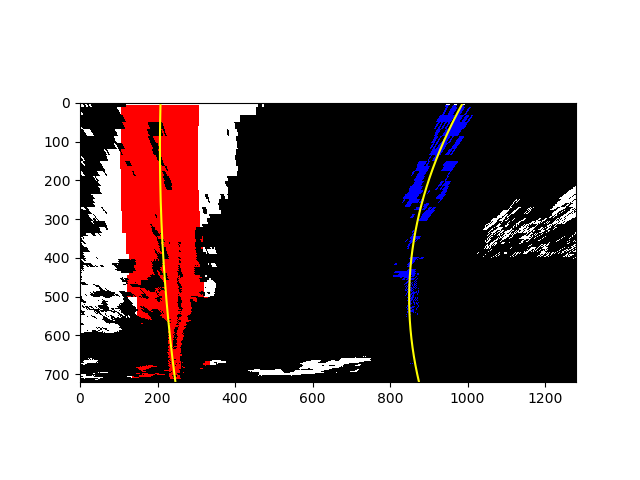
#> input picture lines_drawn.png, 640 x 480 px
$ python -i threshold.py   (imports and definitions only)   (older library calls are emulated)
#> lines starting #> are read from the running program, lines starting #| are printed output that depends on the picture
import cv2
import numpy as np


def sobel_abs_threshold(img, direction='x', sobel_kernel=3, thresh=(0, 255)):
    # 1) Convert to grayscale assumes RGB input
    hls = cv2.cvtColor(img, cv2.COLOR_RGB2HLS)
    gray = hls[:, :, 2]
    # 2) Take the derivative in x or y given direction = 'x' or 'y'
    if direction == 'x':
        sobel = cv2.Sobel(gray, cv2.CV_64F, 1, 0)
    else:
        sobel = cv2.Sobel(gray, cv2.CV_64F, 0, 1)
    # 3) Take the absolute value of the derivative or gradient
    abs_sobel = np.absolute(sobel)
    # 4) Scale to 8-bit (0 - 255) then convert to type = np.uint8
    scaled_sobel = np.uint8(255 * abs_sobel/float(np.max(abs_sobel)))
    # 5) Create a mask of 1's where the scaled gradient magnitude is > thresh_min and < thresh_max
    mask = np.zeros_like(scaled_sobel)
    mask[(scaled_sobel <= thresh[1]) & (scaled_sobel >= thresh[0])] = 1
    return mask


def dir_threshold(img, sobel_kernel=3, thresh=(0, np.pi/2)):
    # 1) Convert to grayscale assumes RGB input
    hls = cv2.cvtColor(img, cv2.COLOR_RGB2HLS)
    gray = hls[:, :, 2]
    # 2) Take the gradient in x and y separately
    sobelx = cv2.Sobel(gray, cv2.CV_64F, 1, 0, ksize=sobel_kernel)
    sobely = cv2.Sobel(gray, cv2.CV_64F, 0, 1, ksize=sobel_kernel)
    # 3) Take the absolute value of the x and y gradients
    abs_sobelx = np.absolute(sobelx)
    abs_sobely = np.absolute(sobely)
    # 4) Use np.arctan2(abs_sobely, abs_sobelx) to calculate the direction of the gradient
    direction = np.arctan2(abs_sobely, abs_sobelx)
    # 5) Create a binary mask where direction thresholds are met
    mask = np.zeros_like(direction)
    lower = thresh[0]
    upper = thresh[1]
    mask[(direction <= upper) & (direction >= lower)] = 1
    return mask


def mag_threshold(img, sobel_kernel=3, thresh=(0, 255)):
    # 1) Convert to grayscale assumes RGB input
    hls = cv2.cvtColor(img, cv2.COLOR_RGB2HLS)
    gray = hls[:, :, 2]
    # 2) Take the gradient in x and y separately
    sobel_x = cv2.Sobel(gray, cv2.CV_64F, 1, 0)
    sobel_y = cv2.Sobel(gray, cv2.CV_64F, 0, 1)
    # 3) Calculate the magnitude
    mag = np.sqrt(sobel_x*sobel_x + sobel_y*sobel_y)
    # 5) Scale to 8-bit (0 - 255) and convert to type = np.uint8
    scaled_sobel = np.uint8(255 * mag/float(np.max(mag)))
    # 6) Create a binary mask where mag thresholds are met
    sbinary = np.zeros_like(scaled_sobel)
    thresh_min = thresh[0]
    thresh_max = thresh[1]
    sbinary[(scaled_sobel >= thresh_min) & (scaled_sobel <= thresh_max)] = 1
    return sbinary


def color_threshold(img, space=cv2.COLOR_RGB2HLS, channel=2, thresh=(0, 255)):
    transform_img = cv2.cvtColor(img, space)
    single_channel = transform_img[:, :, channel]
    mask = np.zeros_like(single_channel)
    mask[(single_channel >= thresh[0]) & (single_channel <= thresh[1])] = 1
    return mask


def combine_thresholds(img, k_size_sobel=3, thresh_sobel=(0, 255), k_size_dir=3, thresh_dir=(0, np.pi/2), k_size_mag=3, thresh_mag=(0, 255)):
    sobel_x = sobel_abs_threshold(img, direction='x', sobel_kernel=k_size_sobel, thresh=thresh_sobel)
    sobel_y = sobel_abs_threshold(img, direction='y', sobel_kernel=k_size_sobel, thresh=thresh_sobel)
    dir_mask = dir_threshold(img, sobel_kernel=k_size_dir, thresh=thresh_dir)
    mag_mask = mag_threshold(img, sobel_kernel=k_size_mag, thresh=thresh_mag)

    combine = np.zeros_like(mag_mask)
    combine[((sobel_x == 1) & (sobel_y == 1)) | ((mag_mask == 1) & (dir_mask == 1))] = 1
    return combine


def combine_color_grad_thresholds(img, grad_thres, space=cv2.COLOR_RGB2HLS, channel=2, thresh=(0, 255)):
    color_thresh = color_threshold(img, space=space, channel=channel, thresh=thresh)
    mask = np.zeros_like(color_thresh)
    mask[(grad_thres == 1) | (color_thresh == 1)] = 1
    return mask

>>> import cv2
>>> picture = cv2.cvtColor(cv2.imread('lines_drawn.png'), cv2.COLOR_BGR2RGB)
>>> result = combine_thresholds(picture)
#> in sobel_abs_threshold, `hls = cv2.cvtColor(img, cv2.COLOR_RGB2HLS)`: hls: shape (480, 640, 3); mean of channels 0, 1, 2 1, 155.8, 14.9
#> in sobel_abs_threshold, `gray = hls[:, :, 2]`:
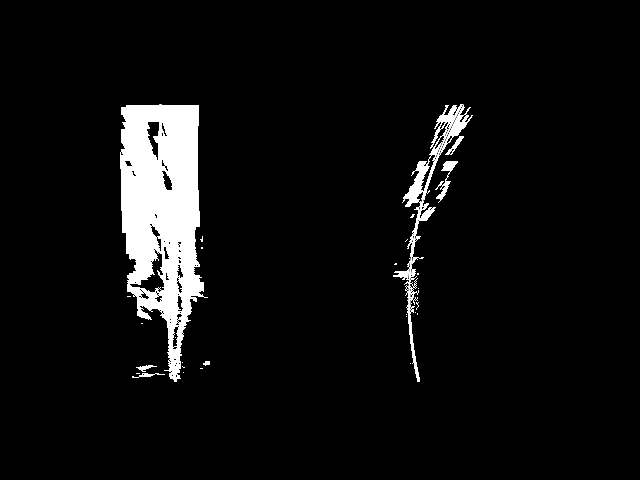
#> gray: shape (480, 640); min 0, max 255, mean 14.9
#> in sobel_abs_threshold, `sobel = cv2.Sobel(gray, cv2.CV_64F, 1, 0)`:
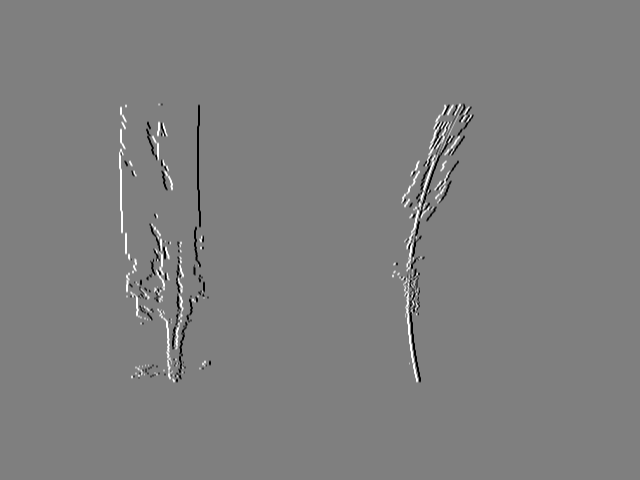
#> sobel: shape (480, 640) float64; min -1020, max 1020, mean 0; drawn with min black and max white
#> in sobel_abs_threshold, `abs_sobel = np.absolute(sobel)`:
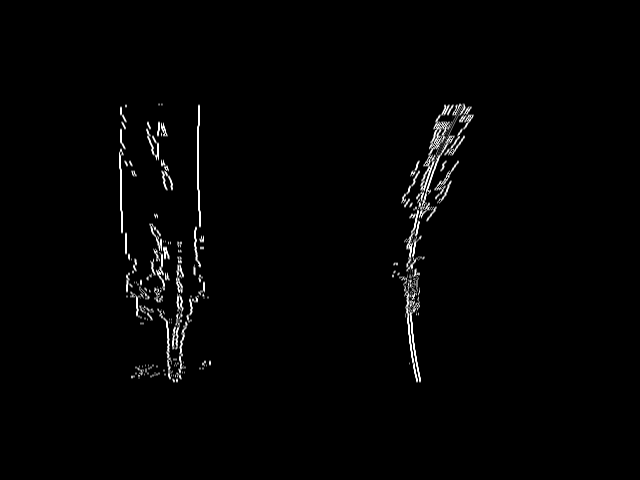
#> abs_sobel: shape (480, 640) float64; min 0, max 1020, mean 14.9; drawn with min black and max white
#> in combine_thresholds, `sobel_x = sobel_abs_threshold(img, direction='x', sobel_kernel=k_size_..`: sobel_x: shape (480, 640); every value is 1
#> call 2 of sobel_abs_threshold, with direction = 'y', sobel_kernel = 3, thresh = (0, 255)
#> in sobel_abs_threshold (call 2), `sobel = cv2.Sobel(gray, cv2.CV_64F, 0, 1)`:
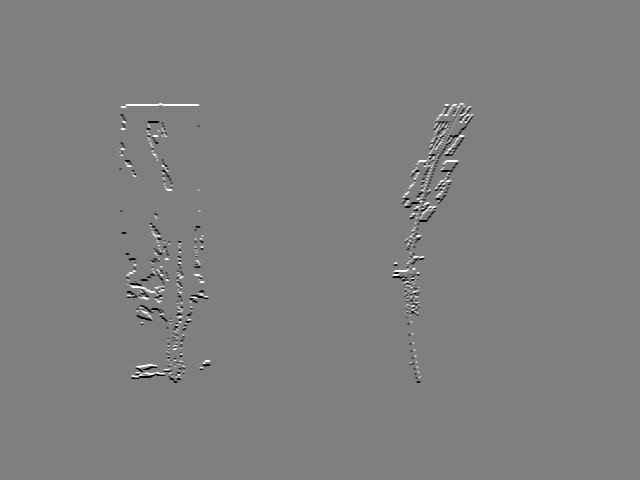
#> sobel: shape (480, 640) float64; min -1020, max 1020, mean 0; drawn with min black and max white
#> in sobel_abs_threshold (call 2), `abs_sobel = np.absolute(sobel)`:
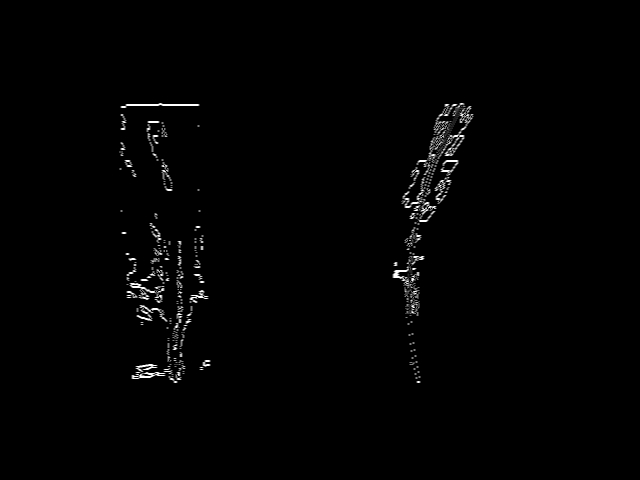
#> abs_sobel: shape (480, 640) float64; min 0, max 1020, mean 10.2; drawn with min black and max white
#> in combine_thresholds, `dir_mask = dir_threshold(img, sobel_kernel=k_size_dir, thresh=thresh_d..`: dir_mask: shape (480, 640) float64; every value is 1

$ run again, on original.png
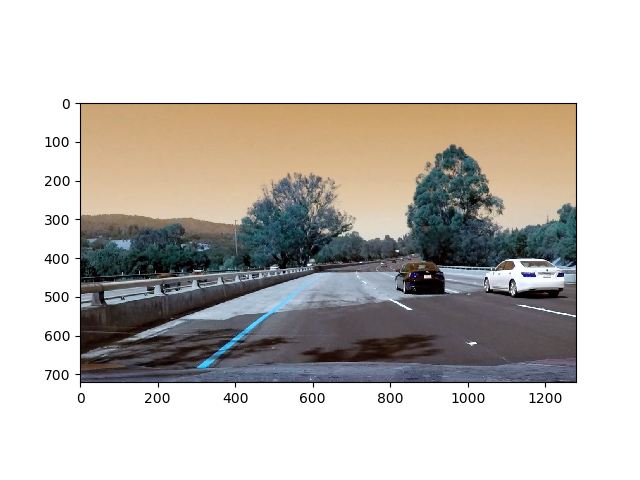
#> input picture original.png, 640 x 480 px
#> hls: shape (480, 640, 3); mean of channels 0, 1, 2 31.3, 192.6, 32
#> sobel_x: shape (480, 640); every value is 1
#> in sobel_abs_threshold (call 2), `sobel = cv2.Sobel(gray, cv2.CV_64F, 0, 1)`:
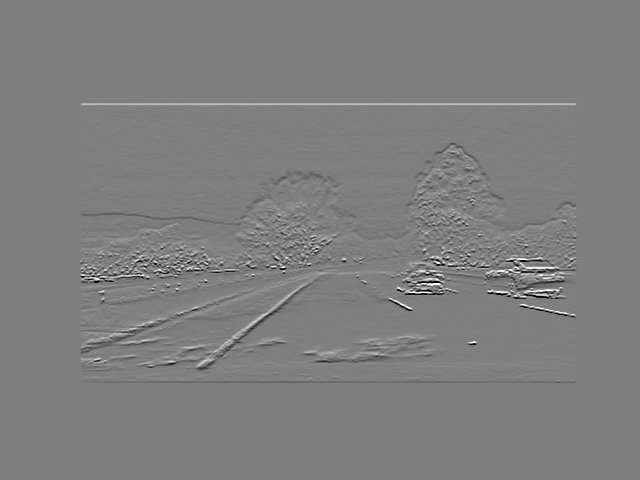
#> sobel: shape (480, 640) float64; min -1020, max 1020, mean 0; drawn with min black and max white
#> in dir_threshold, `direction = np.arctan2(abs_sobely, abs_sobelx)`:
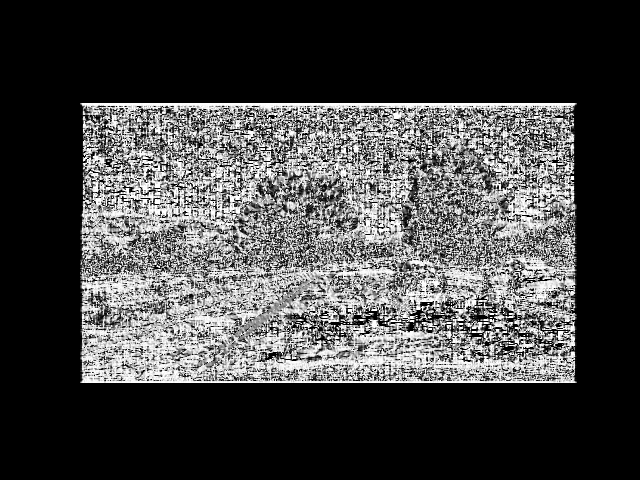
#> direction: shape (480, 640) float64; min 0, max 1.57, mean 0.422; drawn with min black and max white
#> dir_mask: shape (480, 640) float64; every value is 1
